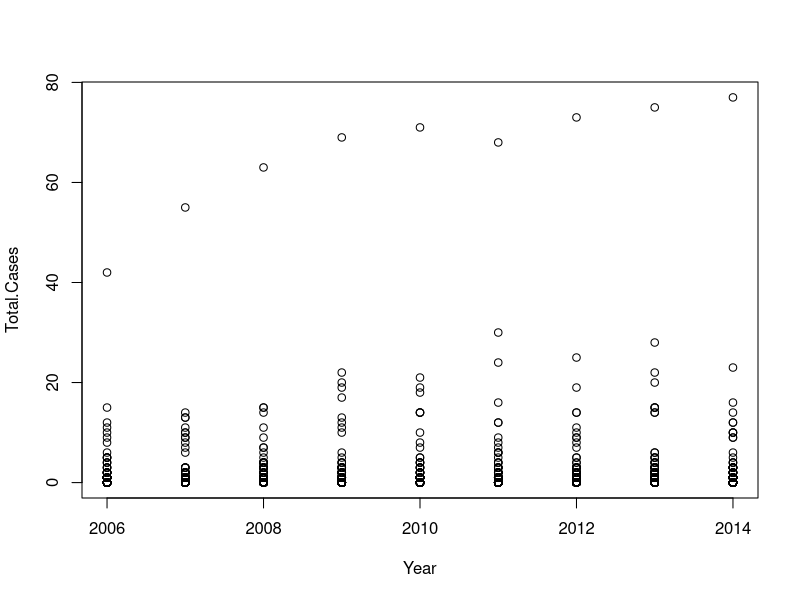
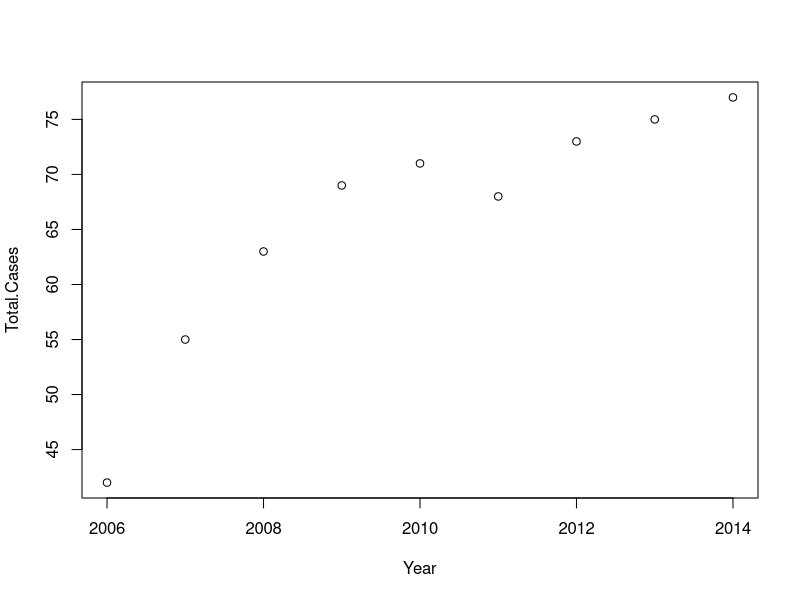
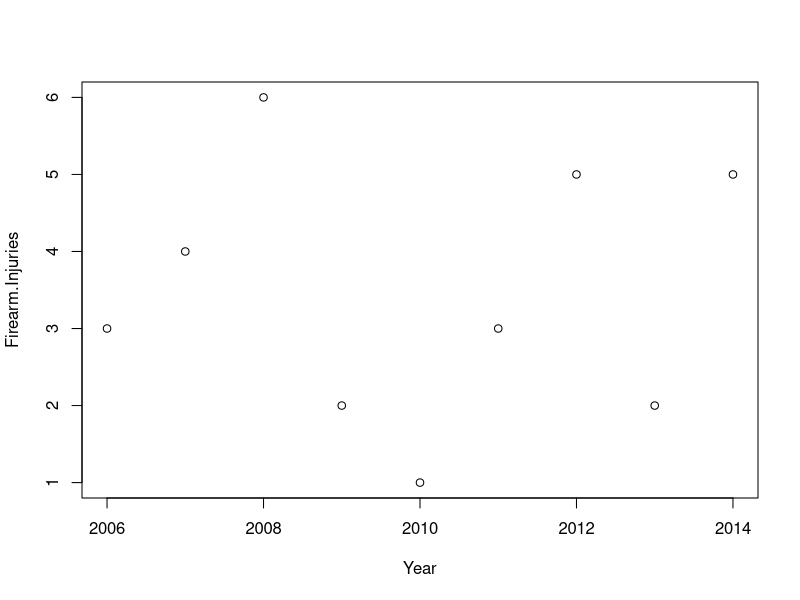
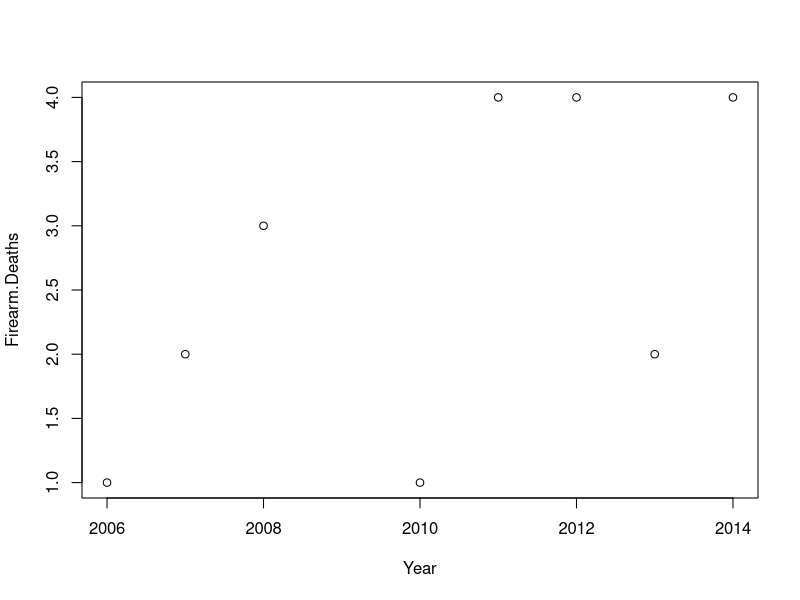
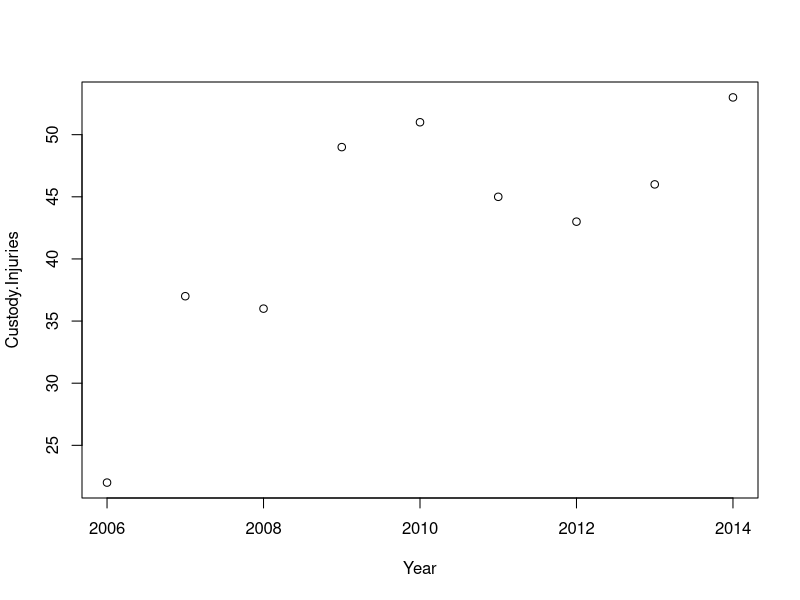
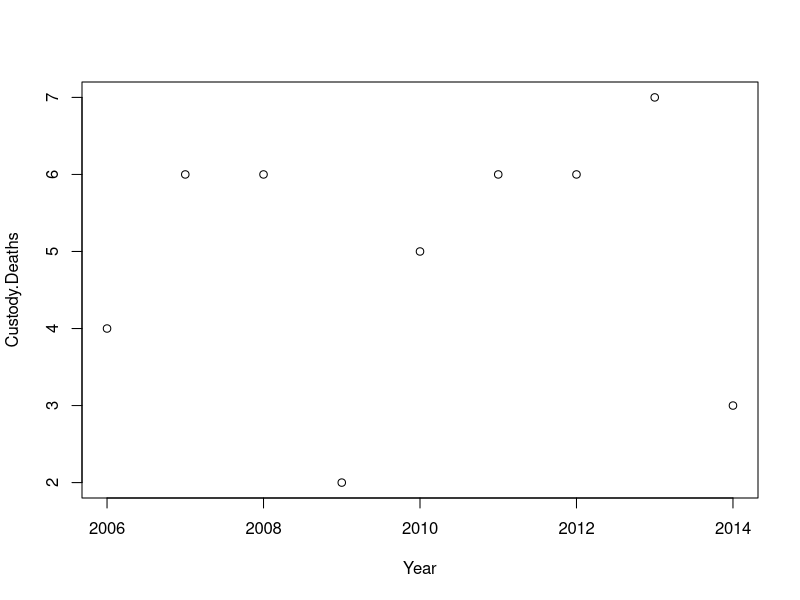
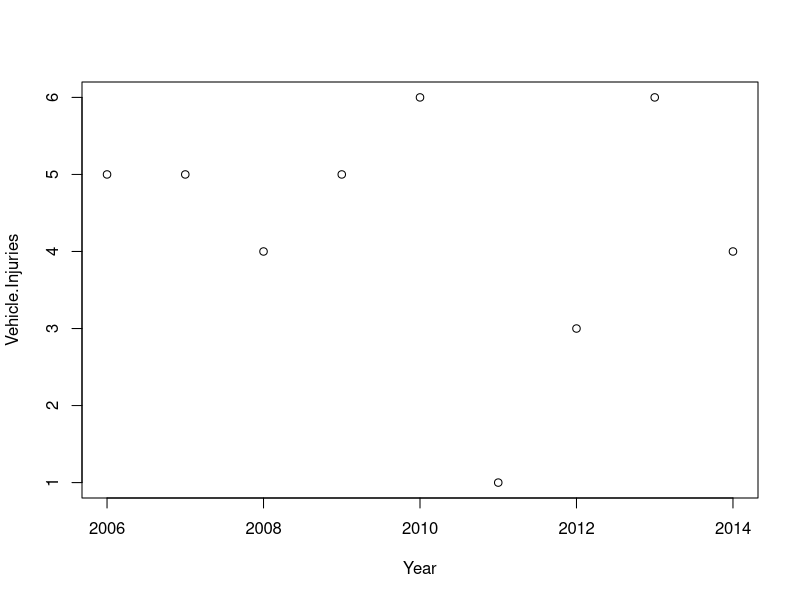
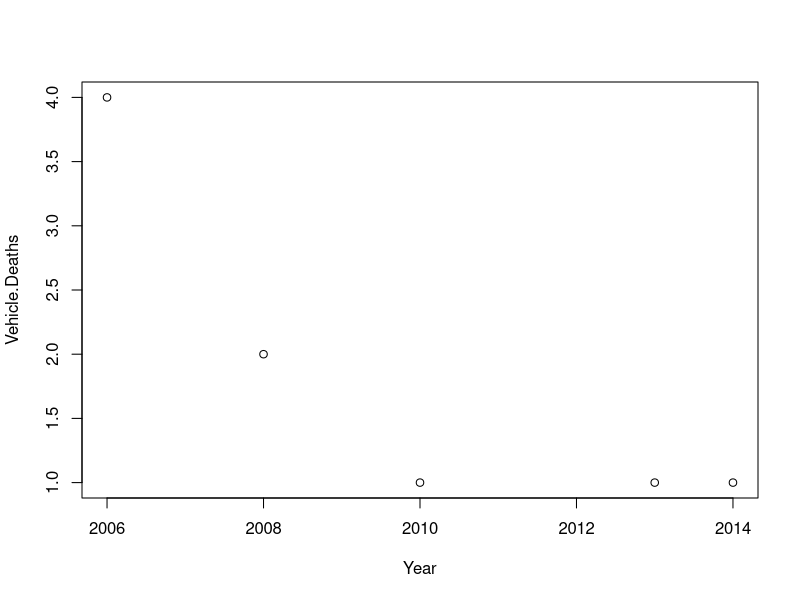

These figures' R source, in order:
## Libraries ####
library(magrittr)


## Read Data ####

dat <- read.csv("siu.csv", na.strings=c(""))

head(dat, n = 12)

# One of the police services is duplicated!
dat %$% xtabs(~Police.Service) %>% unique
dat %$% Police.Service[duplicated(Police.Service)] %>% na.omit %>% as.character
grep("OPP Espanola Detachment", dat$Police.Service)

dat[613:648, 1:3]
# The block dat[631:639,] seems to be an erroneous duplication, "OPP Espanola Detachment" appears twice

dat <- dat[-c(631:639),]
dat %$% xtabs(~Police.Service) %>% unique
dat %$% Police.Service[duplicated(Police.Service)] %>% na.omit %>% as.character
dat %$% Police.Service %>% na.omit %>% unique # 244 unique police services

# Checked that every police service has all years in table (e.g. 244 occurrances of each year)
xtabs(~Period, data=dat)
unique(xtabs(~Period, data=dat))

# Repeat each police service name for each row (year)
dat$Police.Service %>% na.omit %>% rep(each=9) -> Police.Service

# Double check that Police Services names line up with original
# --> should be as many TRUE as there are unique police services = 244
sum(Police.Service==dat$Police.Service, na.rm=T)

# Replace column in data.frame, now police service name appears on every row
dat$Police.Service <- Police.Service

head(dat, n=20)

# Add a numeric year variable corresponding to the end of the reporting period
dat$Year <- substr(dat$Period, 6, 10)


## Alternative - Should be identical ####
dat <- read.csv("siu.csv", na.strings=c(""))
dat <- dat[-c(631:639),]
for (i in 2:length(dat$Police.Service)){
    if(is.na(dat$Police.Service[i])){
      dat$Police.Service[i] = dat$Police.Service[i-1] 
    }
}
dat$Year <- as.numeric(substr(dat$Period, 6, 10))

head(dat)

xtabs(~cut(Total.Cases, breaks=c(-1,0,1,2,5,10,20,50,100)) + Year, data=dat)

## Toronto Police Service ####
# Whoa. Toronto definitely stands out. Though our population is enourmous....per cap?
plot(Total.Cases ~ Year, data=dat)
dat[which.max(dat$Total.Cases),]

dat.to <- dat[dat$Police.Service=="Toronto Police Service",]
plot(Total.Cases ~ Year, data=dat.to)
plot(Firearm.Injuries ~ Year, data=dat.to)
plot(Firearm.Deaths ~ Year, data=dat.to)
plot(Custody.Injuries ~ Year, data=dat.to)
plot(Custody.Deaths ~ Year, data=dat.to)
plot(Vehicle.Injuries ~ Year, data=dat.to)
plot(Vehicle.Deaths ~ Year, data=dat.to)
plot(Sexual.Assault.Complaints ~ Year, data=dat.to)

fit <- lm(Total.Cases ~ Year, data=dat.to)
summary(fit)

fit <- lm(Custody.Injuries ~ Year, data=dat.to)
summary(fit)

fit <- lm(Sexual.Assault.Complaints ~ Year, data=dat.to)
summary(fit)

## Hamilton ####

grep("Hamilton", dat$Police.Service)
dat$Police.Service[grep("Hamilton", dat$Police.Service)]

dat.ha <- dat[dat$Police.Service=="Hamilton Police Service",]

plot(Total.Cases ~ Year, data=dat.ha)
plot(Firearm.Injuries ~ Year, data=dat.ha)
plot(Firearm.Deaths ~ Year, data=dat.ha)
plot(Custody.Injuries ~ Year, data=dat.ha)
plot(Custody.Deaths ~ Year, data=dat.ha)
plot(Vehicle.Injuries ~ Year, data=dat.ha)
plot(Vehicle.Deaths ~ Year, data=dat.ha)
plot(Sexual.Assault.Complaints ~ Year, data=dat.ha)

fit <- lm(Total.Cases ~ Year, data=dat.ha)
summary(fit)
